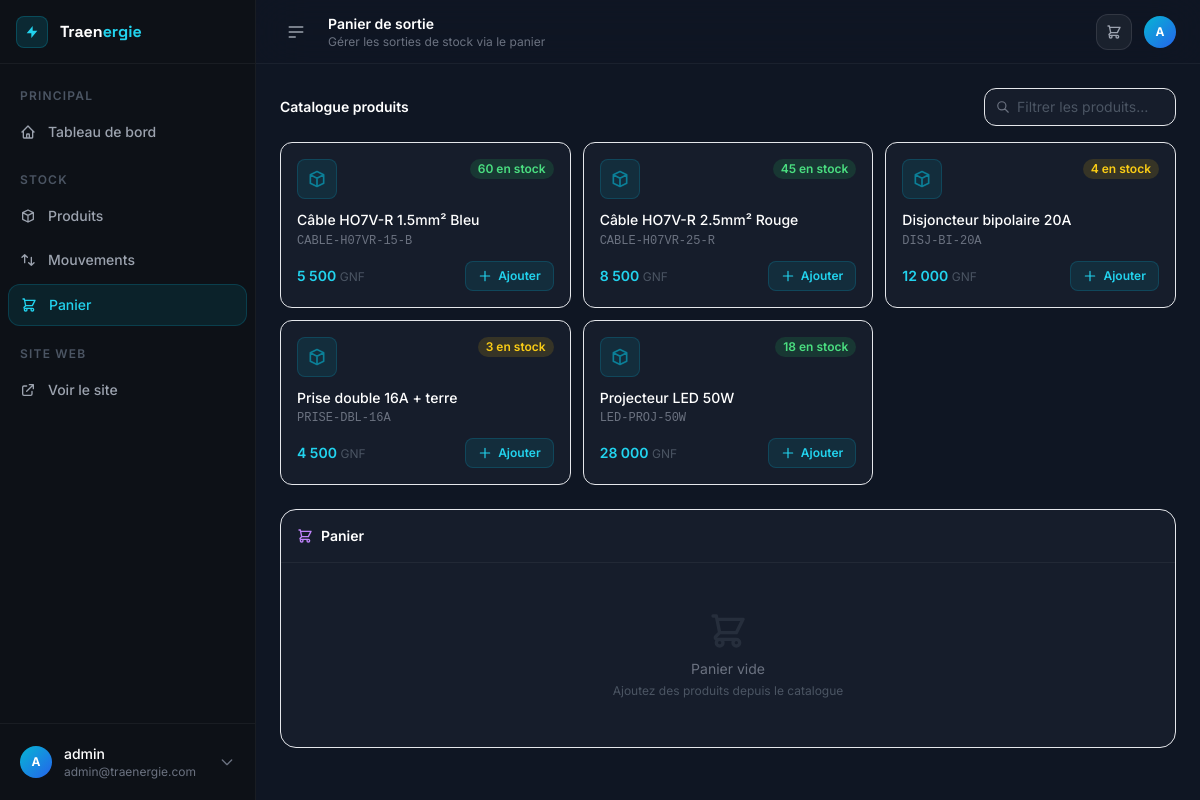
/dashboard/cart/ (signed in), run on an earlier commit of the app's database.
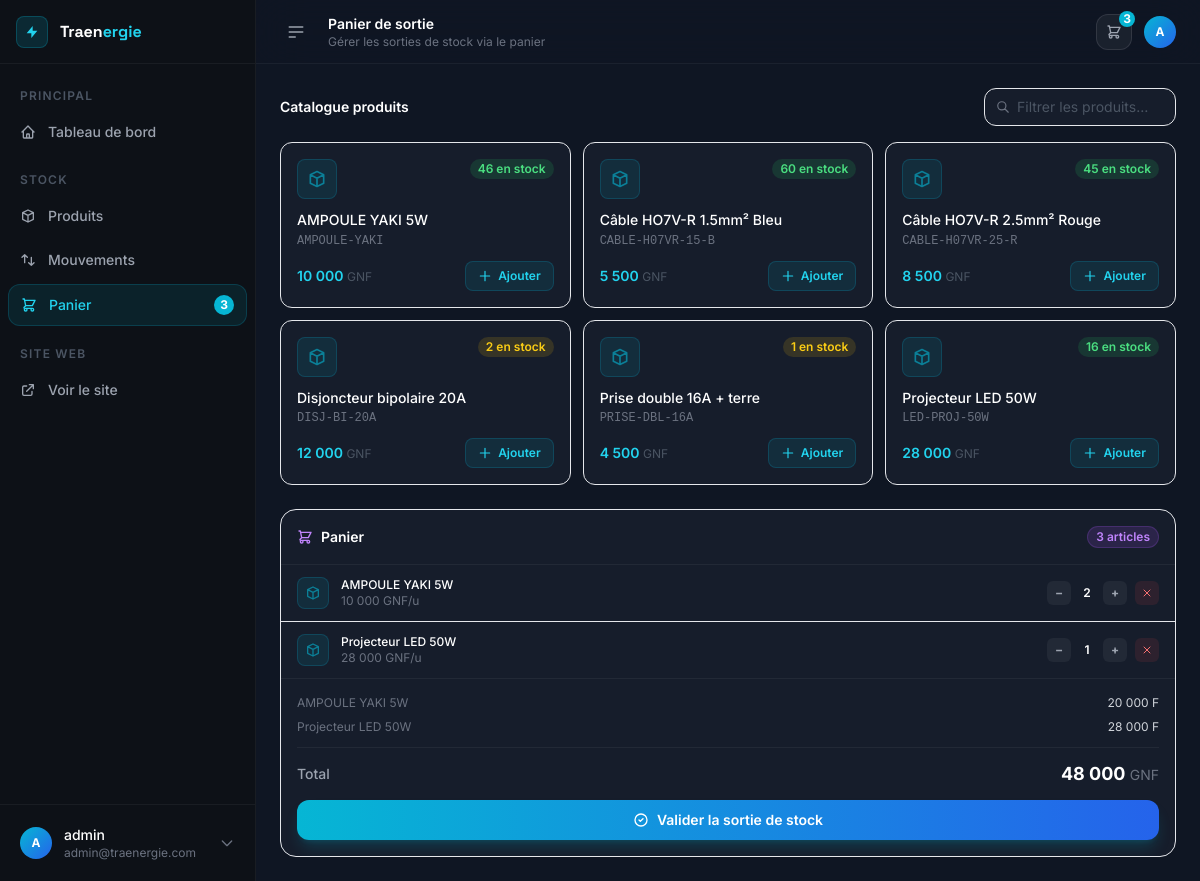
And on a later commit of the database.
### apps/stock/models.py (models this page shows, shortened)
class Product(models.Model):
    category = models.ForeignKey(
        Category, on_delete=models.PROTECT, related_name="products", verbose_name="Catégorie"
    )
    unit = models.ForeignKey(
        Unit, on_delete=models.PROTECT, related_name="products", verbose_name="Unité", null=True, blank=True
    )
    supplier = models.ForeignKey(
        Supplier, on_delete=models.SET_NULL, null=True, blank=True, related_name="products", verbose_name="Fournisseur"
    )
    name = models.CharField(max_length=200, verbose_name="Nom du produit")
    sku = models.CharField(max_length=100, unique=True, verbose_name="Référence SKU")
    description = models.TextField(blank=True, verbose_name="Description")
    image = models.ImageField(upload_to="products/", blank=True, null=True, verbose_name="Image")
    unit_price = models.DecimalField(max_digits=12, decimal_places=2, verbose_name="Prix unitaire (GNF)")
    quantity_in_stock = models.PositiveIntegerField(default=0, verbose_name="Quantité en stock")
    min_stock_level = models.PositiveIntegerField(default=5, verbose_name="Stock minimum d'alerte")
    is_active = models.BooleanField(default=True, verbose_name="Actif")
    created_at = models.DateTimeField(auto_now_add=True)
    updated_at = models.DateTimeField(auto_now=True)
    class Meta:
        verbose_name = "Produit"
        verbose_name_plural = "Produits"
        ordering = ["name"]

class Cart(models.Model):
    user = models.OneToOneField(
        User, on_delete=models.CASCADE, related_name="cart", verbose_name="Utilisateur"
    )
    created_at = models.DateTimeField(auto_now_add=True)
    updated_at = models.DateTimeField(auto_now=True)
    class Meta:
        verbose_name = "Panier"
        verbose_name_plural = "Paniers"
    @property
    def total_items(self):
        return sum(item.quantity for item in self.items.all())
    @property
    def total_price(self):
        return sum(item.subtotal for item in self.items.all())

class CartItem(models.Model):
    cart = models.ForeignKey(Cart, on_delete=models.CASCADE, related_name="items")
    product = models.ForeignKey(Product, on_delete=models.CASCADE, verbose_name="Produit")
    quantity = models.PositiveIntegerField(default=1, verbose_name="Quantité")
    added_at = models.DateTimeField(auto_now_add=True)
    class Meta:
        verbose_name = "Article du panier"
        verbose_name_plural = "Articles du panier"
        unique_together = ["cart", "product"]
    @property
    def subtotal(self):
        return self.product.unit_price * self.quantity

### apps/stock/views.py (the view)
# urls.py: path("cart/", views.cart_view, name="cart"),
@login_required
def cart_view(request):
    cart, _ = Cart.objects.get_or_create(user=request.user)
    products = Product.objects.filter(is_active=True, quantity_in_stock__gt=0).select_related("category")
    context = {
        "cart": cart,
        "cart_items": cart.items.select_related("product__category").all(),
        "products": products,
    }
    return render(request, "stock/cart.html", context)

### apps/stock/context_processors.py (called while the page is built)
def cart_context(request):
    cart_count = 0
    cart_total = 0
    if request.user.is_authenticated:
        try:
            cart = request.user.cart
            cart_count = cart.total_items
            cart_total = cart.total_price
        except Cart.DoesNotExist:
            pass
    return {
        "cart_count": cart_count,
        "cart_total": cart_total,
    }

### templates/stock/cart.html (shortened to what this page needs)
{% extends "base_dashboard.html" %}
{% load humanize %}
{% block page_title %}Panier de sortie{% endblock %}
{% block page_subtitle %}Gérer les sorties de stock via le panier{% endblock %}
{% block content %}
<div class="grid grid-cols-1 xl:grid-cols-3 gap-6" x-data="{ showProducts: true }">
  <div class="xl:col-span-2 space-y-4">
    <div class="flex items-center justify-between">
      <h3 class="font-semibold text-white text-sm">Catalogue produits</h3>
      <div class="relative">
        <svg class="absolute left-3 top-1/2 -translate-y-1/2 w-3.5 h-3.5 text-gray-500" fill="none" stroke="currentColor" viewBox="0 0 24 24"><path stroke-linecap="round" stroke-linejoin="round" stroke-width="2" d="M21 21l-6-6m2-5a7 7 0 11-14 0 7 7 0 0114 0z"/></svg>
        <input type="text" placeholder="Filtrer les produits…" id="product-search"
               class="bg-card border border-white/8 rounded-xl pl-8 pr-3 py-2 text-sm text-white placeholder-gray-600 focus:outline-none focus:border-cyan-500/50 transition w-48"
               oninput="filterProducts(this.value)">
      </div>
    </div>
    <div id="product-grid" class="grid grid-cols-1 sm:grid-cols-2 lg:grid-cols-3 gap-3">
      {% for product in products %}
      <div class="product-card bg-card border border-white/8 rounded-xl p-4 hover:border-cyan-500/30 transition group"
           data-name="{{ product.name|lower }}">
        <div class="flex items-start justify-between mb-3">
          <div class="w-10 h-10 rounded-lg bg-cyan-500/10 border border-cyan-500/20 flex items-center justify-center shrink-0">
            {% if product.image %}
            <img src="{{ product.image.url }}" class="w-full h-full object-cover rounded-lg" alt="">
            {% else %}
            <svg class="w-5 h-5 text-cyan-500/60" fill="none" stroke="currentColor" viewBox="0 0 24 24"><path stroke-linecap="round" stroke-linejoin="round" stroke-width="2" d="M20 7l-8-4-8 4m16 0l-8 4m8-4v10l-8 4m0-10L4 7m8 4v10M4 7v10l8 4"/></svg>
            {% endif %}
          </div>
          <span class="px-2 py-0.5 rounded-full text-xs font-semibold
            {% if product.quantity_in_stock > 10 %}bg-green-500/15 text-green-400
            {% elif product.quantity_in_stock > 0 %}bg-yellow-500/15 text-yellow-400
            {% else %}bg-red-500/15 text-red-400{% endif %}">
            {{ product.quantity_in_stock }} en stock
          </span>
        </div>
        <h4 class="text-white text-sm font-medium mb-1 line-clamp-2 leading-tight">{{ product.name }}</h4>
        <p class="text-gray-500 text-xs mb-3 font-mono">{{ product.sku }}</p>
        <div class="flex items-center justify-between">
          <span class="text-cyan-400 font-semibold text-sm">{{ product.unit_price|floatformat:0|intcomma }} <span class="text-gray-600 font-normal text-xs">GNF</span></span>
          <button hx-post="{% url 'dashboard:cart_add' product.id %}"
                  hx-target="#cart-panel"
                  hx-swap="innerHTML"
                  hx-headers='{"X-CSRFToken": "{{ csrf_token }}"}'
                  class="flex items-center gap-1.5 px-3 py-1.5 text-xs font-semibold rounded-lg transition
                    {% if product.quantity_in_stock > 0 %}bg-cyan-500/10 hover:bg-cyan-500/20 text-cyan-400 border border-cyan-500/20
                    {% else %}bg-white/5 text-gray-600 border border-white/5 cursor-not-allowed{% endif %}">
            <svg class="w-3.5 h-3.5" fill="none" stroke="currentColor" viewBox="0 0 24 24"><path stroke-linecap="round" stroke-linejoin="round" stroke-width="2" d="M12 4v16m8-8H4"/></svg>
            Ajouter
          </button>
        </div>
      </div>
      {% endfor %}
    </div>
  </div>
  <div class="xl:col-span-1">
    <div id="cart-panel">
      {% include "stock/partials/cart_sidebar.html" %}
    </div>
  </div>
</div>
{% endblock %}

### templates/base_dashboard.html (shortened to what the changed rows need)
<!DOCTYPE html>
<html lang="fr" class="h-full">
<head>
  <script src="https://cdn.tailwindcss.com"></script>
  {% load static %}
  <link rel="stylesheet" href="{% static 'css/custom.css' %}">
</head>
<body class="h-full bg-canvas text-gray-100 font-sans antialiased"
      x-data="{ sidebarOpen: true, mobileMenuOpen: false }">
<div class="flex h-full min-h-screen">
  <aside :class="sidebarOpen ? 'w-64' : 'w-16'"
         class="hidden lg:flex flex-col bg-sidebar border-r border-white/5 transition-all duration-300 ease-in-out shrink-0 fixed inset-y-0 left-0 z-40">
    <nav class="flex-1 px-2 py-4 space-y-1 overflow-y-auto">
      <a href="{% url 'dashboard:cart' %}"
         class="flex items-center gap-3 px-3 py-2.5 rounded-xl text-sm font-medium transition
                {% if request.resolver_match.url_name == 'cart' %}bg-cyan-500/10 text-cyan-400 border border-cyan-500/20{% else %}text-gray-400 hover:bg-white/5 hover:text-white{% endif %}">
        <svg class="w-4 h-4 shrink-0" fill="none" stroke="currentColor" viewBox="0 0 24 24"><path stroke-linecap="round" stroke-linejoin="round" stroke-width="2" d="M3 3h2l.4 2M7 13h10l4-8H5.4M7 13L5.4 5M7 13l-2.293 2.293c-.63.63-.184 1.707.707 1.707H17m0 0a2 2 0 100 4 2 2 0 000-4zm-8 2a2 2 0 11-4 0 2 2 0 014 0z"/></svg>
        <span x-show="sidebarOpen" x-transition class="flex-1">Panier</span>
        {% if cart_count > 0 %}
        <span x-show="sidebarOpen" class="ml-auto bg-cyan-500 text-white text-xs font-bold px-1.5 py-0.5 rounded-full">{{ cart_count }}</span>
        {% endif %}
      </a>
    </nav>
  </aside>
  <div :class="sidebarOpen ? 'lg:ml-64' : 'lg:ml-16'"
       class="flex-1 flex flex-col min-w-0 transition-all duration-300">
    <header class="sticky top-0 z-30 flex items-center gap-4 h-16 px-4 lg:px-6 bg-canvas/80 backdrop-blur-xl border-b border-white/5">
      <div class="flex-1">
        <h1 class="text-sm font-semibold text-white">{% block page_title %}Dashboard{% endblock %}</h1>
      </div>
      <div class="flex items-center gap-3">
        <a href="{% url 'dashboard:cart' %}" class="relative flex items-center justify-center w-9 h-9 rounded-xl bg-white/5 hover:bg-white/10 border border-white/10 transition text-gray-400 hover:text-white">
          <svg class="w-4 h-4" fill="none" stroke="currentColor" viewBox="0 0 24 24"><path stroke-linecap="round" stroke-linejoin="round" stroke-width="2" d="M3 3h2l.4 2M7 13h10l4-8H5.4M7 13L5.4 5M7 13l-2.293 2.293c-.63.63-.184 1.707.707 1.707H17m0 0a2 2 0 100 4 2 2 0 000-4zm-8 2a2 2 0 11-4 0 2 2 0 014 0z"/></svg>
          {% if cart_count > 0 %}
          <span class="absolute -top-1 -right-1 w-4 h-4 bg-cyan-500 text-white text-xs font-bold rounded-full flex items-center justify-center">{{ cart_count }}</span>
          {% endif %}
        </a>
      </div>
    </header>
    <main class="flex-1 p-4 lg:p-6 overflow-auto">
      {% block content %}{% endblock %}
    </main>
  </div>
</div>
</body>
</html>

### templates/stock/partials/cart_sidebar.html (shortened to what the changed rows need)
{% load humanize %}
<div class="bg-card border border-white/8 rounded-2xl overflow-hidden sticky top-20">
  <div class="flex items-center justify-between px-4 py-4 border-b border-white/5">
    <div class="flex items-center gap-2">
      <h3 class="font-semibold text-white text-sm">Panier</h3>
    </div>
    {% if cart.total_items > 0 %}
    <span class="px-2 py-0.5 bg-purple-500/15 text-purple-400 border border-purple-500/20 text-xs font-semibold rounded-full">
      {{ cart.total_items }} article{{ cart.total_items|pluralize }}
    </span>
    {% endif %}
  </div>
  <div class="max-h-96 overflow-y-auto">
    {% if cart_items %}
    <div class="divide-y divide-white/4">
      {% for item in cart_items %}
      <div class="flex items-center gap-3 px-4 py-3">
        <div class="w-8 h-8 rounded-lg bg-cyan-500/10 border border-cyan-500/20 flex items-center justify-center shrink-0">
          <svg class="w-4 h-4 text-cyan-500/60" fill="none" stroke="currentColor" viewBox="0 0 24 24"><path stroke-linecap="round" stroke-linejoin="round" stroke-width="2" d="M20 7l-8-4-8 4m16 0l-8 4m8-4v10l-8 4m0-10L4 7m8 4v10M4 7v10l8 4"/></svg>
        </div>
        <div class="flex-1 min-w-0">
          <p class="text-white text-xs font-medium truncate">{{ item.product.name }}</p>
          <p class="text-gray-500 text-xs">{{ item.product.unit_price|floatformat:0|intcomma }} GNF/u</p>
        </div>
        <div class="flex items-center gap-1 shrink-0">
          <form hx-post="{% url 'dashboard:cart_update' item.id %}"
                hx-target="#cart-panel"
                hx-swap="innerHTML"
                hx-headers='{"X-CSRFToken": "{{ csrf_token }}"}'
                class="contents">
            <button type="submit" name="quantity" value="{{ item.quantity|add:'-1' }}"
                    class="w-6 h-6 flex items-center justify-center rounded-md bg-white/5 hover:bg-white/10 text-gray-400 hover:text-white transition text-xs font-bold">−</button>
            <span class="w-6 text-center text-white text-xs font-semibold">{{ item.quantity }}</span>
            <button type="submit" name="quantity" value="{{ item.quantity|add:'1' }}"
                    class="w-6 h-6 flex items-center justify-center rounded-md bg-white/5 hover:bg-white/10 text-gray-400 hover:text-white transition text-xs font-bold">+</button>
          </form>
          <form hx-post="{% url 'dashboard:cart_remove' item.id %}"
                hx-target="#cart-panel"
                hx-swap="innerHTML"
                hx-headers='{"X-CSRFToken": "{{ csrf_token }}"}'
                class="ml-1">
            <button type="submit" class="w-6 h-6 flex items-center justify-center rounded-md bg-red-500/10 hover:bg-red-500/20 text-red-400 transition">
              <svg class="w-3 h-3" fill="none" stroke="currentColor" viewBox="0 0 24 24"><path stroke-linecap="round" stroke-linejoin="round" stroke-width="2" d="M6 18L18 6M6 6l12 12"/></svg>
            </button>
          </form>
        </div>
      </div>
      {% endfor %}
    </div>
    {% else %}
    <div class="flex flex-col items-center justify-center py-12 text-gray-600">
      <p class="text-sm text-gray-500">Panier vide</p>
      <p class="text-xs mt-1">Ajoutez des produits depuis le catalogue</p>
    </div>
    {% endif %}
  </div>
  {% if cart_items %}
  <div class="border-t border-white/5 px-4 py-4 space-y-3">
    <div class="space-y-2">
      {% for item in cart_items %}
      <div class="flex items-center justify-between text-xs">
        <span class="text-gray-500 truncate max-w-32">{{ item.product.name }}</span>
        <span class="text-gray-300 shrink-0 ml-2">{{ item.subtotal|floatformat:0|intcomma }} F</span>
      </div>
      {% endfor %}
    </div>
    <div class="flex items-center justify-between border-t border-white/5 pt-3">
      <span class="text-gray-400 text-sm font-medium">Total</span>
      <span class="text-white font-bold text-lg">{{ cart.total_price|floatformat:0|intcomma }} <span class="text-gray-500 text-sm font-normal">GNF</span></span>
    </div>
    <form method="post" action="{% url 'dashboard:cart_checkout' %}">
      <button type="submit"
              class="w-full flex items-center justify-center gap-2 py-2.5 bg-gradient-to-r from-cyan-500 to-blue-600 hover:from-cyan-400 hover:to-blue-500 text-white text-sm font-semibold rounded-xl transition shadow-lg shadow-cyan-500/20">
        <svg class="w-4 h-4" fill="none" stroke="currentColor" viewBox="0 0 24 24"><path stroke-linecap="round" stroke-linejoin="round" stroke-width="2" d="M9 12l2 2 4-4m6 2a9 9 0 11-18 0 9 9 0 0118 0z"/></svg>
        Valider la sortie de stock
      </button>
    </form>
  </div>
  {% endif %}
</div>

What changed in the data, as far as the page shows it:
added Product: quantity_in_stock "46", name "AMPOULE YAKI 5W", sku "AMPOULE-YAKI", unit_price "10 000"
changed Product "Disjoncteur bipolaire 20A": quantity_in_stock "4" → "2"
changed Product "Prise double 16A + terre": quantity_in_stock "3" → "1"
changed Product "Projecteur LED 50W": quantity_in_stock "18" → "16"
added Cart: total_items "3", total_price "48 000"
added CartItem: product.name "AMPOULE YAKI 5W", product.unit_price "10 000", quantity "2", subtotal "20 000"
added CartItem: product.name "Projecteur LED 50W", product.unit_price "28 000", quantity "1", subtotal "28 000"
Also different on the page:
{{ cart_count }}: (not shown) → "3"
text no longer shown: "Panier vide Ajoutez des produits depuis le catalogue"
text now shown: "article Total GNF Valider la sortie de stock"
